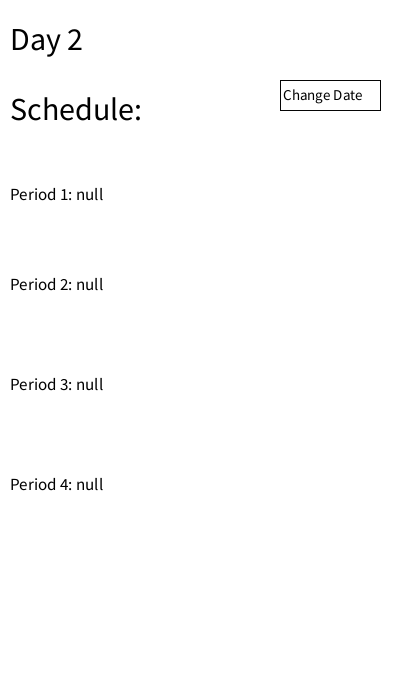
Frame 1 (no input)
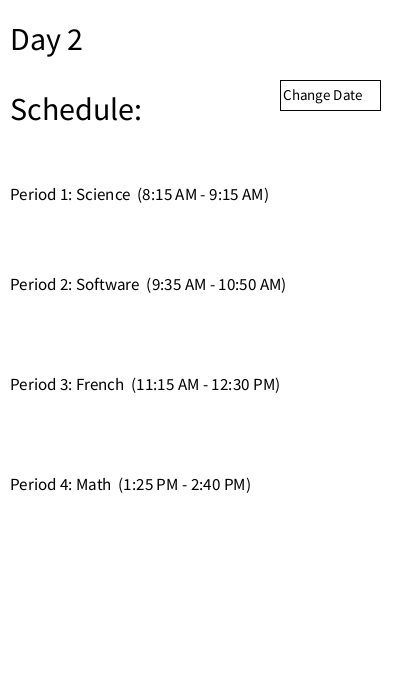
Frame 60 (the mouse pressed at the canvas centre just before this capture)
Frame 120 (the mouse held since frame 60 and released just before this capture): identical to frame 60, image omitted

The Processing sketch that drew these frames (run headless with seeded random() and noise(); from frame 60 on, the mouse is pressed at the canvas centre):

// Processing sketch: whatsTheDay
// ── whatsTheDay.pde
int[][] schoolYear = {
  {9, 9, 9, 9, 0, 4, 1, 2, 3, 9, 9, 4, 1, 2, 3, 4, 9, 9, 1, 2, 3, 4, 1, 9, 9, 2, 3, 4, 1, 2, 9, 9}, // January
  {9, 3, 4, 1, 2, 3, 9, 9, 4, 1, 2, 3, 9, 9, 9, 9, 4, 1, 2, 3, 9, 9, 4, 1, 2, 3, 4, 9, 9, 1},       // February
  {9, 2, 3, 4, 1, 9, 9, 2, 3, 4, 1, 2, 9, 9, 9, 9, 9, 9, 9, 9, 9, 9, 9, 9, 9, 9, 9, 9, 0, 3, 4, 1}, // March
  {9, 2, 9, 9, 3, 4, 1, 2, 3, 9, 9, 4, 1, 2, 3, 4, 9, 9, 1, 2, 3, 4, 1, 9, 9, 2, 3, 4, 1, 2, 9},    // April
  {9, 9, 3, 4, 1, 2, 3, 9, 9, 4, 1, 2, 3, 4, 9, 9, 1, 2, 3, 4, 1, 9, 9, 9, 2, 3, 4, 1, 9, 9, 2, 3}, // May
  {9, 4, 1, 2, 9, 9, 9, 3, 4, 1, 2, 3, 9, 9, 4, 1, 2, 9, 9, 9, 9, 9, 9, 9, 9, 9, 9, 9, 9, 9, 9},    // June
  {9, 9, 9, 9, 9, 9, 9, 9, 9, 9, 9, 9, 9, 9, 9, 9, 9, 9, 9, 9, 9, 9, 9, 9, 9, 9, 9, 9, 9, 9, 9, 9}, // July
  {9, 9, 9, 9, 9, 9, 9, 9, 9, 9, 9, 9, 9, 9, 9, 9, 9, 9, 9, 9, 9, 9, 9, 9, 9, 9, 9, 9, 9, 9, 9, 9}, // August
  {9, 9, 9, 9, 9, 9, 9, 9, 9, 0, 1, 2, 9, 9, 3, 4, 1, 2, 3, 9, 9, 4, 1, 2, 3, 5, 9, 9, 4, 1, 2},    // September
  {9, 3, 4, 9, 9, 1, 2, 3, 4, 1, 9, 9, 9, 2, 3, 4, 1, 9, 9, 2, 3, 4, 1, 2, 9, 9, 3, 4, 1, 2, 3, 9}, // October
  {9, 9, 4, 1, 2, 3, 4, 9, 9, 1, 2, 3, 9, 9, 9, 9, 4, 1, 2, 3, 4, 9, 9, 1, 2, 3, 4, 1, 9, 9, 2},    // November
  {9, 3, 4, 1, 2, 9, 9, 3, 4, 1, 2, 3, 9, 9, 4, 1, 2, 3, 9, 9, 9, 9, 9, 9, 9, 9, 9, 9, 9, 9, 9, 9}  // December
}; //same array that is in the gecko firmware that is filled with the day calendar for 2015-2016 school year
int dayNum; //int to store day number
int s; // second
int m; // minute
int h; // hour
int mon; // month
int d; // day
int rectX;
int rectY;
int rectWidth;
int rectHeight;
int monthX; //variables to store values for rectangle being drawn for the user to input the month
int monthY;
int monthWidth;
int monthHeight;
int dayX; //variables to store values for rectangle being drawn for the user to input the day
int dayY;
int dayWidth;
int dayHeight;
int dayInput;
int monthInput;
int prevMillis; //for debounce boolean
boolean cButtonPressed; //will record whether the change date button has been pressed or not
boolean triPressed; // records whether a triangular button has been pressed or not
boolean monthSwitch; //records that user is has inputted the month and is ready to input the day
boolean dayTriPressed; //records if the user has pressed the incriment or decriment buttons of the day text box
boolean isFeb; //true if the month is february
boolean month31;
boolean mouseC; //true if mouse is clicked then released
String hol; // holiday
String p1;
String p2;
String p3;
String p4;
String p1Time; //these strings will hold what time each class takes place at
String p2Time;
String p3Time;
String p4Time;
String textValue = "";


void setup() { //code runs once
size(400, 700);
noStroke();
rect(0, 0, 400, 700);
rectX = 280;
rectY = 80;
rectWidth = 100;
rectHeight = 30;
monthX = 280;
monthY = 115;
monthWidth = 50;
monthHeight = 20;
monthInput = month();
dayInput = day();
dayX = 280;
dayY = 150;
dayWidth = 50;
dayHeight = 20;
hol = "Holiday!";
p1Time = "  (8:15 AM - 9:15 AM)";
p2Time = "  (9:35 AM - 10:50 AM)";
p3Time = "  (11:15 AM - 12:30 PM)";
p4Time = "  (1:25 PM - 2:40 PM)";
}
boolean overRect(int x, int y, int width, int height) { // code snippet to form button from processing reference button example
  if (mouseX >= x && mouseX <= x + width && //returns true if mouse is hovering over rectangle specified
      mouseY >= y && mouseY <= y + height) {
    return true;
  }else{
    return false;
  }
}

boolean buttonPressed(int bx, int by, int bWidth, int bHeight) { //pass button cordinates into function and returns true if the button is pressed or not
  if (mouseX >= bx && mouseX <= bx + width && //returns true if mouse is hovering over button specified
      mouseY >= by && mouseY <= by + height) {
      if (mousePressed) {
        return true;
      }
  }
  return false;
}

boolean overTri(int x1, int y1, int x2, int y2, int x3, int y3, int px, int py) { //code snippet from GitHub to detect collision of triangle and point
  int a0 = abs((x2-x1)*(y3-y1)-(x3-x1)*(y2-y1)); //https://github.com/jeffThompson/CollisionDetectionFunctionsForProcessing/blob/master/pointTriangle/pointTriangle.pde
  int a1 = abs((x1-px)*(y2-py)-(x2-px)*(y1-py));
  int a2 = abs((x2-px)*(y3-py)-(x3-px)*(y2-py));
  int a3 = abs((x3-px)*(y1-py)-(x1-px)*(y3-py));

  return (abs(a1+a2+a3 - a0) <= 1/256);
}


void textBox(int textX, int textY, int textWidth, int textHeight, String defaultText) {
  fill(255);
  stroke(5);
  rect(textX, textY, textWidth, textHeight); //create rectangle to house text box where user will input month and day to get schedule
  fill(150, 150, 150);
  textSize(20);
  text(defaultText, textX + 5, textY + 15);
}

void button(int bx, int by, int bWidth, int bHeight, String bLabel, int textSize, int textX, int textY) {
  fill(255);
  stroke(5);
  rect(bx, by, bWidth, bHeight);
  fill(0);
  textSize(textSize);
  text(bLabel, textX, textY);
  if (overRect(bx, by, bWidth, bHeight)) {
    fill(209,209,209);
    rect(bx, by, bWidth, bHeight);
    fill(0);
    textSize(textSize);
    text(bLabel, textX, textY);
  }
}

void mouseClicked() {
  if (overTri(monthX + 65, monthY + 25, monthX + 55, monthY + 15, monthX + 75, monthY + 15, mouseX, mouseY)) { //fill the incriment/decriment triangles grey when the mouse hovers over them
    triPressed = true;
    monthInput--; //only incriment these variables when the mouse is pressed and released on the button preventing the variables from
    //fluctuating in value too quickly
  }
  if (overTri(monthX + 65, monthY, monthX + 55, monthY + 10, monthX + 75, monthY + 10, mouseX, mouseY)) {
    triPressed = true;
    monthInput++;
  }
  if (overTri(dayX + 65, dayY, dayX + 55, dayY + 10, dayX + 75, dayY + 10, mouseX, mouseY)) {
    dayTriPressed = true;
    dayInput++;
  }
  if (overTri(dayX + 65, dayY + 25, dayX + 55, dayY + 15, dayX + 75, dayY + 15, mouseX, mouseY)) {
    dayTriPressed = true;
    dayInput--;
  }
}

void changeDate() { // function will be used to create a button allowing the user to type in a date letting them see their Schedule on that day
  button(rectX, rectY, rectWidth, rectHeight, "Change Date", 15, rectX + 3, rectY + 20);
  if (overRect(rectX, rectY, rectWidth, rectHeight)) {
    fill(209, 209, 209);
    rect(rectX, rectY, rectWidth, rectHeight);
    fill(0);
    textSize(15);
    text("Change Date", rectX + 3, rectY + 20);
  if (mousePressed) {
    cButtonPressed = true;
    }
  }
  if (cButtonPressed) { // have seperate if statement to ensure code continues to run even after the mouse is released
    textBox(monthX, monthY, monthWidth, monthHeight, "mm");
    button(rectX, rectY - 40, rectWidth, rectHeight, "Today", 20, rectX + 20, rectY - 17);
    fill(255);
    stroke(5);
    triangle(monthX + 65, monthY, monthX + 55, monthY + 10, monthX + 75, monthY + 10); //draw month incriment button
    triangle(monthX + 65, monthY + 25, monthX + 55, monthY + 15, monthX + 75, monthY + 15); //draw month decriment button
    //draw today button which will take user to the current date

    if (overTri(monthX + 65, monthY + 25, monthX + 55, monthY + 15, monthX + 75, monthY + 15, mouseX, mouseY)) { //fill the incriment/decriment triangles grey when the mouse hovers over them
      fill(209,209,209);
      triangle(monthX + 65, monthY + 25, monthX + 55, monthY + 15, monthX + 75, monthY + 15);
    }
    if (overTri(monthX + 65, monthY, monthX + 55, monthY + 10, monthX + 75, monthY + 10, mouseX, mouseY)) {
      fill(209,209,209);
      triangle(monthX + 65, monthY, monthX + 55, monthY + 10, monthX + 75, monthY + 10);
    }
  }
  if (monthInput > 12) {
    monthInput = 1;
  }else if (monthInput < 1) {
    monthInput = 12;
  }
  if (triPressed) {
    fill(255);
    noStroke();
    rect(monthX + 5, monthY + 3, monthWidth - 10, monthHeight - 3);
    textSize(20);
    fill(0);
    text(monthInput, monthX + 10, monthY + 17);
  }
  if (keyPressed && triPressed) {
    if (key == ENTER) {
      monthSwitch = true;
    }
  }
  if (monthSwitch) {
    textBox(dayX, dayY, dayWidth, dayHeight, "dd");
    stroke(5);
    fill(255); //make triangles white
    triangle(dayX + 65, dayY, dayX + 55, dayY + 10, dayX + 75, dayY + 10); //draw day incriment button
    triangle(dayX + 65, dayY + 25, dayX + 55, dayY + 15, dayX + 75, dayY + 15); //draw day decriment button
    if (overTri(dayX + 65, dayY, dayX + 55, dayY + 10, dayX + 75, dayY + 10, mouseX, mouseY)) { //check if mouse is over incriment button
      fill(209,209,209);
      triangle(dayX + 65, dayY, dayX + 55, dayY + 10, dayX + 75, dayY + 10); //draw grey triangle at the same cordinates to make it look like the triangle is highlighted when the mouse hovers over
    }
    if (overTri(dayX + 65, dayY + 25, dayX + 55, dayY + 15, dayX + 75, dayY + 15, mouseX, mouseY)) { //do the same for decriment button
      fill(209,209,209);
      triangle(dayX + 65, dayY + 25, dayX + 55, dayY + 15, dayX + 75, dayY + 15);
    }
  }
  if (dayTriPressed) {
    fill(255);
    noStroke();
    rect(dayX + 5, dayY + 3, dayWidth - 10, dayHeight - 3);
    textSize(20);
    fill(0);
    text(dayInput, dayX + 10, dayY + 17);
    if (keyPressed && dayTriPressed) {
      if (key == ENTER) {
        dayNum = schoolYear[monthInput - 1][dayInput];
      }
    }
  }
}


void update() { //function responsible for updating p1-p4 strings with the correct class depending on the day number
  if (dayNum == 1) {
    p1 = "Comm. Tech" + p1Time;
    p2 = "Gym" + p2Time;
    p3 = "English" + p3Time;
    p4 = "Instrumental" + p4Time;
  }
  if (dayNum == 2) {
    p1 = "Science" + p1Time;
    p2 = "Software" + p2Time;
    p3 = "French" + p3Time;
    p4 = "Math" + p4Time;
  }
  if (dayNum == 3) {
    p1 = "Instrumental" + p1Time;
    p2 = "Gym" + p2Time;
    p3 = "English" + p3Time;
    p4 = "Comm. Tech" + p4Time;
  }
  if (dayNum == 4) {
    p1 = "Math" + p1Time;
    p2 = "Software" + p2Time;
    p3 = "French" + p3Time;
    p4 = "Science" + p4Time;
  }
  if (dayNum == 9) {
    p1 = "H";
    p2 = "H";
    p3 = "H";
    p4 = "H";
  }
  //update isFeb and month31 booleans here to make sure the month is being counted correctly and the array does not go out of bounds
  //and that each month has the correct amount of days in it
  if (monthInput == 1 || monthInput == 3 || monthInput == 5 || monthInput == 7 ||
      monthInput == 8 || monthInput == 10 || monthInput == 12) {
        month31 = true;
      }
  if (monthInput == 2) {
    isFeb = true;
  }
  if (month31) {
    if (dayInput > 31) {
      monthInput = 1;
    }
    if (dayInput < 1) {
      dayInput = 31;
    }
  }
  if (isFeb) {
    if (dayInput > 28) {
      dayInput = 1;
    }
    if (dayInput < 1) {
      dayInput = 28;
    }
  }
}
void draw() { //loop
  s = second();  //update time variables to determine the day number and what period it is because draw function is a loop
  m = minute();
  h = hour();
  mon = month();
  d = day();
  background(255); //redraw background to prevent ghosting
  changeDate(); //call changeDate to check if someone pressed the button and change the day of the corresponding schedule
  update(); // call update to keep Schedule up to date
  textSize(32); //add text styling
  fill(0);
  smooth();
  if (!cButtonPressed) {
    dayNum = schoolYear[mon-1][d]; // gets daynumber from array using current month and day and updates it in the loop
    //as long as the change date button has not been pressed
  }
  if (dayNum == 9) { // tell the user it is holiday if dayNum = 9 because 9 represents holidays in the array
    text(hol, 10, 50);
  }else{
    text("Day " + dayNum, 10, 50);
  }
  text("Schedule:", 10, 120);
  //draw scheduele in the remaining canvas space
  textSize(17);
  text("Period 1: " + p1, 10, 200);
  text("Period 2: " + p2, 10, 290);
  text("Period 3: " + p3, 10, 390);
  text("Period 4: " + p4, 10, 490);
}
